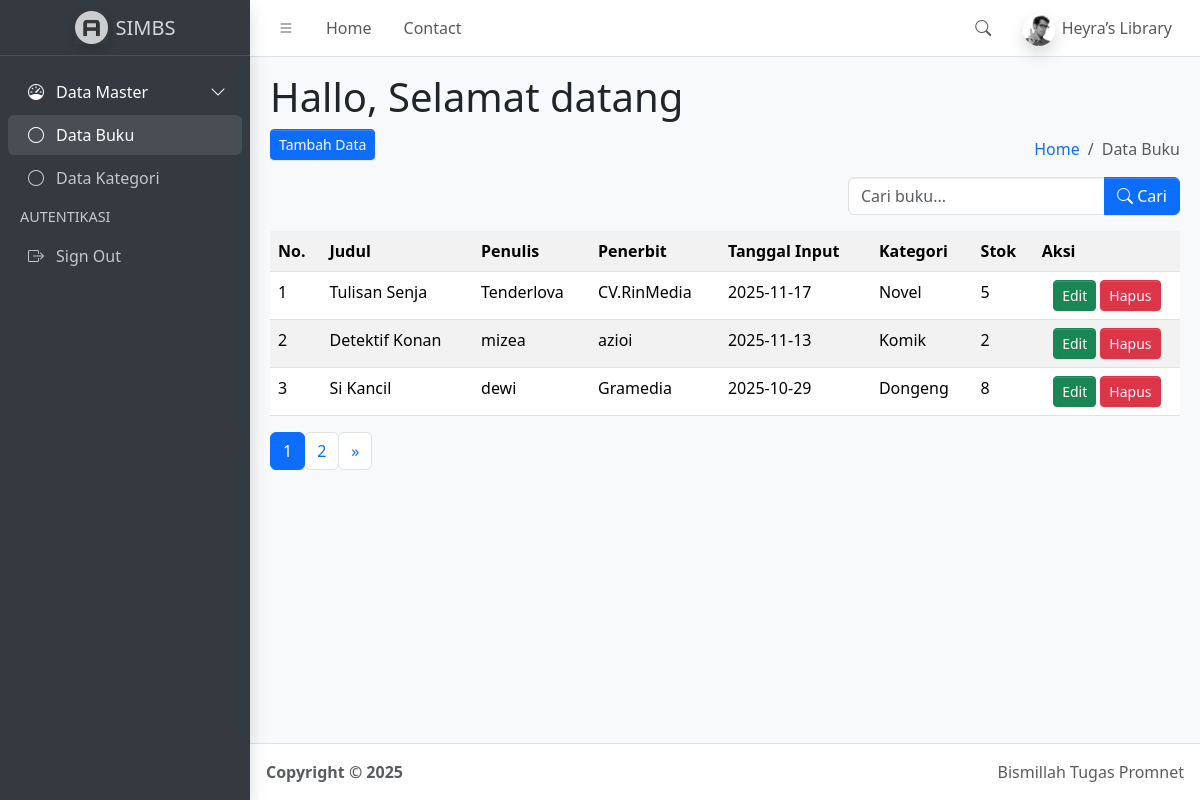
The page / on the database its author committed.
### tables this page shows
CREATE TABLE `buku` (
  `id_buku` int(11) NOT NULL,
  `judul` varchar(100) NOT NULL,
  `penulis` varchar(100) NOT NULL,
  `penerbit` varchar(100) NOT NULL,
  `tanggal_input` date NOT NULL,
  `id_kategori` int(11) DEFAULT NULL,
  `stok` int(11) NOT NULL DEFAULT 0
);

CREATE TABLE `kategori` (
  `id_kategori` int(11) NOT NULL,
  `kategori` varchar(100) NOT NULL,
  `tanggal_input` date DEFAULT curdate()
);

### function.php (called while the page is built, shortened)
<?php
$conn = mysqli_connect("localhost", "root", "", "simbs");
function query($query)
{
    global $conn;
    $result = mysqli_query($conn, $query);
    $rows = [];
    while ($row = mysqli_fetch_assoc($result)) {
        $rows[] = $row;
    }
    return $rows;
}
?>

### index.php (the view, shortened to what this page needs)
<?php
require("function.php");
$jumlahDataPerHalaman = 3;
$jumlahData = count(query("
    SELECT buku.*, kategori.kategori
    FROM buku
    JOIN kategori ON buku.id_kategori = kategori.id_kategori
"));
$jumlahHalaman = ceil($jumlahData / $jumlahDataPerHalaman);
$halamanAktif = (isset($_GET["halaman"])) ? $_GET["halaman"] : 1;
$awalData = ($jumlahDataPerHalaman * $halamanAktif) - $jumlahDataPerHalaman;
$buku = query("
    SELECT buku.*, kategori.kategori
    FROM buku
    JOIN kategori ON buku.id_kategori = kategori.id_kategori
    ORDER BY buku.tanggal_input DESC
    LIMIT $awalData, $jumlahDataPerHalaman
");
?>
<!doctype html>
<html lang="en">
<head>
  <link rel="stylesheet" href="https://cdn.jsdelivr.net/npm/@fontsource/source-sans-3@5.0.12/index.css"
 media="print"
    onload="this.media='all'" />
  <link rel="stylesheet" href="https://cdn.jsdelivr.net/npm/overlayscrollbars@2.11.0/styles/overlayscrollbars.min.css"
 />
  <link rel="stylesheet" href="https://cdn.jsdelivr.net/npm/bootstrap-icons@1.13.1/font/bootstrap-icons.min.css"
 />
  <link rel="stylesheet" href="dist/css/adminlte.min.css" />
  <link rel="stylesheet" href="https://cdn.jsdelivr.net/npm/apexcharts@3.37.1/dist/apexcharts.css"
 />
  <link rel="stylesheet" href="https://cdn.jsdelivr.net/npm/jsvectormap@1.5.3/dist/css/jsvectormap.min.css"
 />
</head>
<body class="layout-fixed sidebar-expand-lg bg-body-tertiary">
  <div class="app-wrapper">
    <nav class="app-header navbar navbar-expand bg-body">
      <div class="container-fluid">
        <ul class="navbar-nav">
          <li class="nav-item">
            <a class="nav-link" data-lte-toggle="sidebar" href="#" role="button">
              <i class="bi bi-list"></i>
            </a>
          </li>
          <li class="nav-item d-none d-md-block">
            <a href="#" class="nav-link">Home</a>
          </li>
          <li class="nav-item d-none d-md-block">
            <a href="#" class="nav-link">Contact</a>
          </li>
        </ul>
        <ul class="navbar-nav ms-auto">
          <li class="nav-item">
            <a class="nav-link" data-widget="navbar-search" href="#" role="button">
              <i class="bi bi-search"></i>
            </a>
          </li>
          <li class="nav-item dropdown user-menu">
            <a href="#" class="nav-link dropdown-toggle" data-bs-toggle="dropdown">
              <img src="dist/assets/img/user2-160x160.jpg" class="user-image rounded-circle shadow" alt="User Image" />
              <span class="d-none d-md-inline">Heyra’s Library</span>
            </a>
          </li>
        </ul>
      </div>
    </nav>
    <aside class="app-sidebar bg-body-secondary shadow" data-bs-theme="dark">
      <div class="sidebar-brand">
        <a href="index.php" class="brand-link">
          <img src="dist/assets/img/AdminLTELogo.png" alt="AdminLTE Logo" class="brand-image opacity-75 shadow" />
          <span class="brand-text fw-light">SIMBS</span>
        </a>
      </div>
      <div class="sidebar-wrapper">
        <nav class="mt-2">
          <ul class="nav sidebar-menu flex-column" data-lte-toggle="treeview" role="navigation"
            aria-label="Main navigation" data-accordion="false" id="navigation">
            <li class="nav-item menu-open">
              <a href="#" class="nav-link active">
                <i class="nav-icon bi bi-speedometer"></i>
                <p>
                  Data Master
                </p>
              </a>
              <ul class="nav nav-treeview">
                <li class="nav-item">
                  <a href="./index.html" class="nav-link active">
                    <i class="nav-icon bi bi-circle"></i>
                    <p>Data Buku</p>
                  </a>
                </li>
                <li class="nav-item">
                  <a href="index2.php" class="nav-link">
                    <i class="nav-icon bi bi-circle"></i>
                    <p>Data Kategori</p>
                  </a>
                </li>
              </ul>
            </li>
            <li class="nav-header">AUTENTIKASI</li>
            <li class="nav-item">
              <a href="logout.php" class="nav-link">
                <i class="nav-icon bi bi-box-arrow-right"></i>
                <p>Sign Out</p>
              </a>
            </li>
          </ul>
        </nav>
      </div>
    </aside>
    <main class="app-main">
      <div class="app-content-header">
        <div class="container-fluid">
          <div class="row">
              <h1>Hallo, Selamat datang <?php echo $_SESSION ["username"] ?></h1>
              <div class="col-sm-6">
                <a href="tambah_data.php">
                  <button class="btn-sm btn btn-primary">Tambah Data</button>
                </a>
              </div>
              <div class="col-sm-6 d-flex flex-column align-items-end">
                <ol class="breadcrumb">
                  <li class="breadcrumb-item"><a href="#">Home</a></li>
                  <li class="breadcrumb-item active" aria-current="page">Data Buku</li>
                </ol>
                <form class="mt-2" method="POST" action="">
                  <div class="input-group">
                    <input type="text" class="form-control" name="keyword" placeholder="Cari buku..." autocomplete="off">
                    <button class="btn btn-primary" type="submit" name="tombol_search">
                      <i class="bi bi-search"></i> Cari
                    </button>
                  </div>
              </form>
            </div>
          </div>
        </div>
      </div>
      <div class="app-content">
        <div class="container-fluid">
          <div class="row">
            <div class="col">
              <table class="table table-striped table-hover">
                <tr>
                  <th>No.</th>
                  <th>Judul</th>
                  <th>Penulis</th>
                  <th>Penerbit</th>
                  <th>Tanggal Input</th>
                  <th>Kategori</th>
                  <th>Stok</th>
                  <th>Aksi</th>
                </tr>
                <?php $no = 1; ?>
                <?php foreach ($buku as $data): ?>
                  <tr>
                    <td><?php echo $no; ?></td>
                    <td><?php echo $data['judul']; ?></td>
                    <td><?php echo $data['penulis']; ?></td>
                    <td><?php echo $data['penerbit']; ?></td>
                    <td><?php echo $data['tanggal_input']; ?></td>
                    <td><?php echo $data['kategori']; ?></td>
                    <td><?php echo $data['stok']; ?></td>
                    <td class="text-center">
                      <a href="ubah_dataB.php?id=<?= $data['id_buku']; ?>" class="btn btn-success btn-sm">Edit</a>
                      <a href="hapus_dataB.php?id=<?= $data['id_buku']; ?>" class="btn btn-danger btn-sm"
                        onclick="return confirm('Yakin ingin menghapus produk ini?')">Hapus</a>
                    </td>
                  </tr>
                  <?php $no++; ?>
                <?php endforeach; ?>
              </table>
                <nav aria-label="Page navigation example">
                    <ul class="pagination">
                        <?php for ($i = 1; $i <= $jumlahHalaman; $i++) : ?>
                            <?php if ($i == $halamanAktif) : ?>
                                <li class="page-item active">
                                    <a class="page-link" href="?halaman=<?= $i; ?>"><?= $i; ?></a>
                                </li>
                            <?php else : ?>
                                <li class="page-item">
                                    <a class="page-link" href="?halaman=<?= $i; ?>"><?= $i; ?></a>
                                </li>
                            <?php endif; ?>
                        <?php endfor; ?>
                        <?php if ($halamanAktif < $jumlahHalaman) : ?>
                            <li class="page-item">
                                <a class="page-link" href="?halaman=<?= $halamanAktif + 1; ?>">&raquo;</a>
                            </li>
                        <?php endif; ?>
                    </ul>
                </nav>
            </div>
          </div>
        </div>
      </div>
    </main>
    <footer class="app-footer">
      <div class="float-end d-none d-sm-inline">Bismillah Tugas Promnet</div>
      <strong>
        Copyright &copy; 2025&nbsp;
      </strong>
    </footer>
  </div>
</body>
</html>

### rows shown on the page
buku: judul "Tulisan Senja", penulis "Tenderlova", penerbit "CV.RinMedia", tanggal_input "2025-11-17", id_kategori.kategori "Novel", stok "5"
buku: judul "Detektif Konan", penulis "mizea", penerbit "azioi", tanggal_input "2025-11-13", id_kategori.kategori "Komik", stok "2"
buku: judul "Si Kancil", penulis "dewi", penerbit "Gramedia", tanggal_input "2025-10-29", id_kategori.kategori "Dongeng", stok "8"
